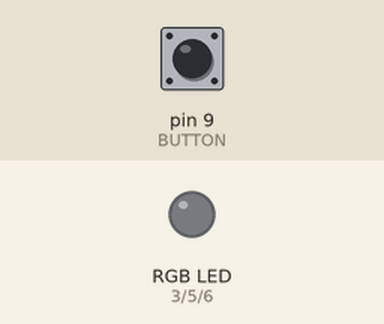
The sketch below on a simulated Arduino Uno, built with avr-gcc and run on an emulated ATmega328P. On the bench: an RGB LED mixed from three pins (HIGH = lit). The inputs (shaded band) are chosen by the test bench; at power-on: pin 9 (BUTTON) HIGH. Dim RGB values are drawn brighter than linear.

Above: at 1.2 s.
1.3 s: pin 9 (BUTTON) pulled LOW for 0.15 s
At 2.5 s:
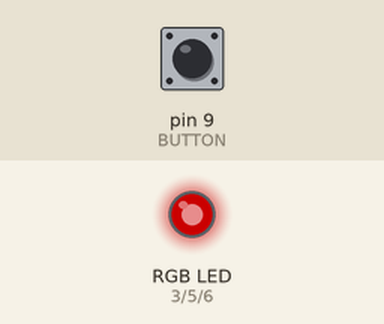
3.3 s: pin 9 (BUTTON) pulled LOW for 1 s
At 5.6 s:
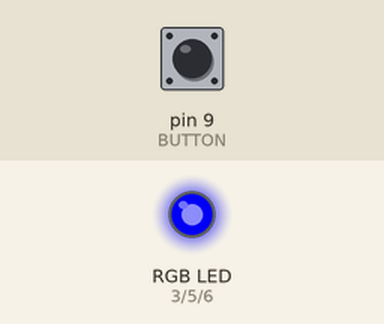
6.3 s: pin 9 (BUTTON) pulled LOW for 0.15 s
At 6.81 s:
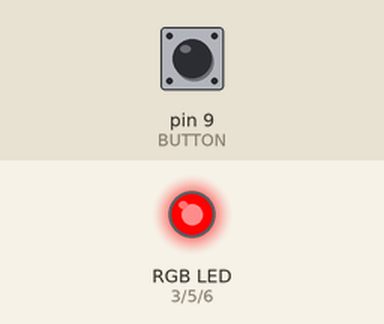
Timing chart, 0 to 27.4 s (numbered marks = the images above; inputs shaded):
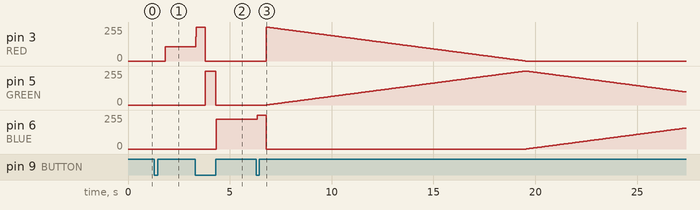

The sketch:

CoolerRGB.ino
```cpp
#define BLUE 6
#define GREEN 5
#define RED 3
#define BUTTON 9

int r = 255;
int g = 0;
int b = 0;
int del = 50;

void setup(){
    pinMode(RED, OUTPUT);
    pinMode(BLUE, OUTPUT);
    pinMode(GREEN, OUTPUT);
    pinMode(BUTTON, INPUT_PULLUP);
    digitalWrite(RED, LOW);
    digitalWrite(GREEN, LOW);
    digitalWrite(BLUE, LOW);
}

void colourChange(){
    for (int i = 0; i < 255; i++)
    {
        r--;
        g++;
        analogWrite(RED, r);
        analogWrite(GREEN, g);
        delay(del);
    }

    for (int i = 0; i < 255; i++)
    {
        g--;
        b++;
        analogWrite(GREEN, g);
        analogWrite(BLUE, b);
        delay(del);
    }

    for (int i = 0; i < 255; i++)
    {
        b--;
        r++;
        analogWrite(BLUE, b);
        analogWrite(RED, r);
        delay(del);
    }
}

void turnOff(){
    analogWrite(RED, 0);
    analogWrite(GREEN, 0);
    analogWrite(BLUE, 0);
}

int state = 0;
// 0 - off
// 1 - red
// 2 - green
// 3 - blue
// 4 - colour fade

void loop(){
    //whenever the button gets pressed, it updates the state
    if (digitalRead(BUTTON) == LOW){
        state = (state + 1) % 5; //resets to 0 after it gets to 4
        delay(500);
    }

    switch(state){
        case 0:
            turnOff();
            break;
        case 1:
            turnOff(); //resets everything -- otherwise colours get "stacked"
            digitalWrite(RED, HIGH);
            break;
        case 2:
            turnOff();
            digitalWrite(GREEN, HIGH);
            break;
        case 3:
            turnOff();
            digitalWrite(BLUE, HIGH);
            break;
        case 4:
        //problem --> doesn't turn off when you push again the button
            turnOff();
            colourChange();
            break;
    }
}
```

Measured:
- after the input at 1.3 s, pin 3 (RED): 0/255 → 106/255 after 0.54 s
- after the input at 3.3 s, pin 3 (RED): 106/255 → 255/255 at once, → 0/255 0.48 s later; pin 5 (GREEN): 0/255 → 255/255 after 0.50 s, → 0/255 0.50 s later; pin 6 (BLUE): 0/255 → 225/255 after 1.0 s
- after the input at 6.3 s, pin 5 (GREEN): rises from 0/255 to 255/255 in 12.7 s, then falls to 98/255 in 7.9 s
